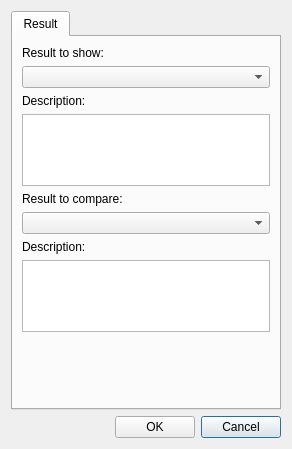
<?xml version="1.0" encoding="UTF-8"?>
<ui version="4.0">
 <class>dlg_result_selector</class>
 <widget class="QDialog" name="dlg_result_selector">
  <property name="geometry">
   <rect>
    <x>0</x>
    <y>0</y>
    <width>292</width>
    <height>449</height>
   </rect>
  </property>
  <property name="windowTitle">
   <string>Result Selector</string>
  </property>
  <layout class="QGridLayout" name="gridLayout">
   <item row="0" column="0">
    <widget class="QTabWidget" name="tab_widget">
     <property name="currentIndex">
      <number>0</number>
     </property>
     <widget class="QWidget" name="tab_result">
      <attribute name="title">
       <string>Result</string>
      </attribute>
      <layout class="QGridLayout" name="gridLayout_4">
       <item row="0" column="0">
        <widget class="QLabel" name="lbl_result_main">
         <property name="text">
          <string>Result to show:</string>
         </property>
        </widget>
       </item>
       <item row="4" column="0">
        <widget class="QLabel" name="lbl_result_compare">
         <property name="text">
          <string>Result to compare:</string>
         </property>
        </widget>
       </item>
       <item row="5" column="0">
        <widget class="QComboBox" name="cmb_result_compare"/>
       </item>
       <item row="1" column="0">
        <widget class="QComboBox" name="cmb_result_main"/>
       </item>
       <item row="3" column="0">
        <widget class="QTextEdit" name="txt_result_main_desc">
         <property name="sizeAdjustPolicy">
          <enum>QAbstractScrollArea::AdjustToContents</enum>
         </property>
         <property name="readOnly">
          <bool>true</bool>
         </property>
        </widget>
       </item>
       <item row="8" column="0">
        <spacer name="verticalSpacer">
         <property name="orientation">
          <enum>Qt::Vertical</enum>
         </property>
         <property name="sizeHint" stdset="0">
          <size>
           <width>20</width>
           <height>40</height>
          </size>
         </property>
        </spacer>
       </item>
       <item row="7" column="0">
        <widget class="QTextEdit" name="txt_result_compare_desc">
         <property name="sizePolicy">
          <sizepolicy hsizetype="Expanding" vsizetype="Expanding">
           <horstretch>0</horstretch>
           <verstretch>0</verstretch>
          </sizepolicy>
         </property>
         <property name="sizeAdjustPolicy">
          <enum>QAbstractScrollArea::AdjustToContents</enum>
         </property>
         <property name="readOnly">
          <bool>true</bool>
         </property>
        </widget>
       </item>
       <item row="2" column="0">
        <widget class="QLabel" name="lbl_descript">
         <property name="text">
          <string>Description:</string>
         </property>
        </widget>
       </item>
       <item row="6" column="0">
        <widget class="QLabel" name="lbl_descript_compare">
         <property name="text">
          <string>Description:</string>
         </property>
        </widget>
       </item>
      </layout>
     </widget>
    </widget>
   </item>
   <item row="2" column="0">
    <layout class="QGridLayout" name="lyt_buttons">
     <item row="1" column="2">
      <widget class="QPushButton" name="btn_cancel">
       <property name="text">
        <string>Cancel</string>
       </property>
      </widget>
     </item>
     <item row="1" column="1">
      <widget class="QPushButton" name="btn_accept">
       <property name="text">
        <string>OK</string>
       </property>
      </widget>
     </item>
     <item row="1" column="0">
      <spacer name="horizontalSpacer">
       <property name="orientation">
        <enum>Qt::Horizontal</enum>
       </property>
       <property name="sizeHint" stdset="0">
        <size>
         <width>40</width>
         <height>20</height>
        </size>
       </property>
      </spacer>
     </item>
    </layout>
   </item>
  </layout>
 </widget>
 <tabstops>
  <tabstop>cmb_result_main</tabstop>
  <tabstop>cmb_result_compare</tabstop>
  <tabstop>btn_accept</tabstop>
  <tabstop>btn_cancel</tabstop>
  <tabstop>tab_widget</tabstop>
  <tabstop>txt_result_main_desc</tabstop>
  <tabstop>txt_result_compare_desc</tabstop>
 </tabstops>
 <resources/>
 <connections/>
</ui>
